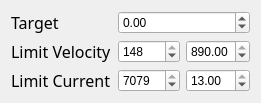
   <widget class="QWidget" name="layoutWidget_8">
    <property name="geometry">
     <rect>
      <x>240</x>
      <y>530</y>
      <width>261</width>
      <height>74</height>
     </rect>
    </property>
    <layout class="QGridLayout" name="gridLayout_4">
     <item row="1" column="0">
      <widget class="QLabel" name="label_65">
       <property name="font">
        <font>
         <family>Bahnschrift</family>
         <pointsize>12</pointsize>
        </font>
       </property>
       <property name="text">
        <string>Limit Velocity</string>
       </property>
      </widget>
     </item>
     <item row="2" column="0">
      <widget class="QLabel" name="label_66">
       <property name="font">
        <font>
         <family>Bahnschrift</family>
         <pointsize>12</pointsize>
        </font>
       </property>
       <property name="text">
        <string>Limit Current</string>
       </property>
      </widget>
     </item>
     <item row="0" column="0">
      <widget class="QLabel" name="label_67">
       <property name="font">
        <font>
         <family>Bahnschrift</family>
         <pointsize>12</pointsize>
        </font>
       </property>
       <property name="text">
        <string>Target</string>
       </property>
      </widget>
     </item>
     <item row="1" column="1">
      <widget class="QSpinBox" name="MotorControl_target_vel_unit_spinbox_2">
       <property name="minimum">
        <number>0</number>
       </property>
       <property name="maximum">
        <number>148</number>
       </property>
       <property name="value">
        <number>148</number>
       </property>
      </widget>
     </item>
     <item row="1" column="2">
      <widget class="QDoubleSpinBox" name="MotorControl_target_vel_rpm_spinbox_2">
       <property name="maximum">
        <double>890.000000000000000</double>
       </property>
       <property name="value">
        <double>890.000000000000000</double>
       </property>
      </widget>
     </item>
     <item row="0" column="1" colspan="2">
      <widget class="QDoubleSpinBox" name="MotorControl_target_pos_spinbox_2">
       <property name="minimum">
        <double>-7200.000000000000000</double>
       </property>
       <property name="maximum">
        <double>7200.000000000000000</double>
       </property>
      </widget>
     </item>
     <item row="2" column="2">
      <widget class="QDoubleSpinBox" name="MotorControl_target_current_A_spinbox_2">
       <property name="minimum">
        <double>0.000000000000000</double>
       </property>
       <property name="maximum">
        <double>13.000000000000000</double>
       </property>
       <property name="singleStep">
        <double>0.100000000000000</double>
       </property>
       <property name="value">
        <double>13.000000000000000</double>
       </property>
      </widget>
     </item>
     <item row="2" column="1">
      <widget class="QSpinBox" name="MotorControl_target_current_unit_spinbox_2">
       <property name="maximum">
        <number>7079</number>
       </property>
       <property name="value">
        <number>7079</number>
       </property>
      </widget>
     </item>
    </layout>
   </widget>
